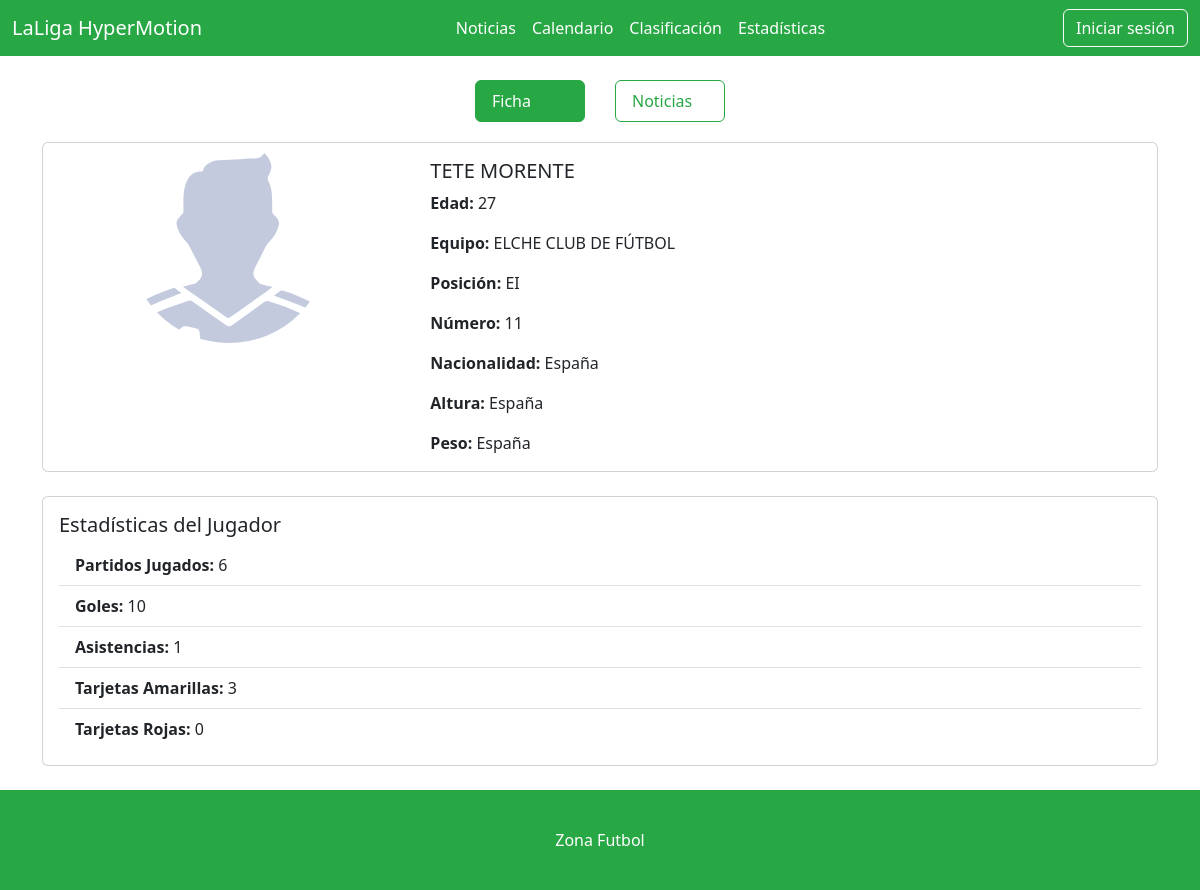
The app's page /pages/jugador.php?jugador_id=1, older data.
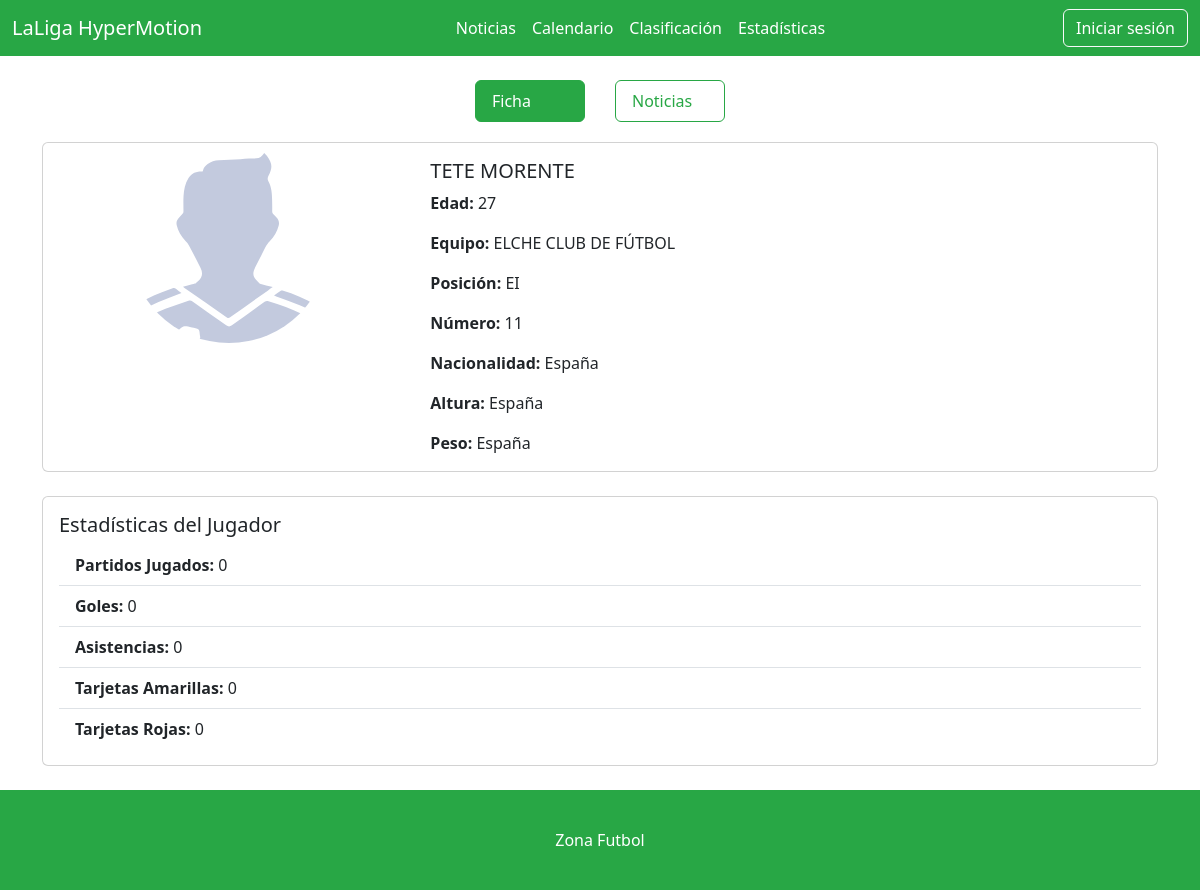
The same page, newer data.
### tables this page shows
CREATE TABLE `Jugadores` (
  `jugador_id` int(11) NOT NULL,
  `equipo_id` int(11) DEFAULT NULL,
  `nombre` varchar(100) NOT NULL,
  `posicion` varchar(50) DEFAULT NULL,
  `numero_camiseta` int(11) DEFAULT NULL,
  `fecha_nacimiento` date DEFAULT NULL,
  `nacionalidad` varchar(50) DEFAULT NULL,
  `altura` decimal(5,2) DEFAULT NULL,
  `peso` decimal(5,2) DEFAULT NULL,
  `historial` text DEFAULT NULL,
  `goles` int(11) DEFAULT NULL,
  `asistencias` int(11) DEFAULT NULL,
  `partidos_jugados` int(11) DEFAULT NULL,
  `tarjetas_amarillas` int(11) DEFAULT NULL,
  `tarjetas_rojas` int(11) DEFAULT NULL,
  `imagen_url` varchar(255) DEFAULT NULL,
  `descripcion` text DEFAULT NULL,
  `twitter_url` varchar(255) DEFAULT NULL,
  `instagram_url` varchar(255) DEFAULT NULL,
  `tiktok_url` varchar(255) DEFAULT NULL
);

### components/config/config.php (called while the page is built, shortened)
<?php
require_once (__DIR__ . "/../clases/clase_jugadores.php");
require_once (__DIR__ . "/../clases/clase_equipos.php");
try {
    $conexion = new PDO("mysql:host=localhost;dbname=zonafutbol","root","");
    $conexion->setAttribute(PDO::ATTR_ERRMODE, PDO::ERRMODE_EXCEPTION);
    $conexion->exec("SET CHARACTER SET utf8");
    $equipos = new Equipos($conexion);
    $jugadores = new Jugadores($conexion);
} catch (PDOException $e) {
    die("Error de conexión a la base de datos: " . $e->getMessage());
}
?>

### components/clases/clase_jugadores.php (called while the page is built, shortened)
<?php
class Jugadores {
    private $db;
    public function __construct($db) {
        $this->db = $db;
    }
    public function traerJugador($jugador_id){
        $query = "SELECT * FROM Jugadores WHERE jugador_id = $jugador_id";
        $stmt = $this->db->prepare($query);
        $stmt->execute();
        $result = $stmt->fetch(PDO::FETCH_OBJ);
        return $result;
    }
}
?>

### components/clases/clase_equipos.php (called while the page is built, shortened)
<?php
class Equipos {
    private $db;
    public function __construct($db) {
        $this->db = $db;
    }
    public function traerEquipo($equipo){
        try {
            $query = "SELECT * FROM Equipos WHERE equipo_id = $equipo";
            $stmt = $this->db->prepare($query);
            $stmt->execute();
            $result = $stmt->fetch();
            return $result;
        } catch (PDOException $error) {
            echo "Error al crear el equipo: " . $error->getMessage();
        }
    }
}
?>

### pages/jugador.php (the view, shortened to what this page needs)
<?php
include "../components/config/config.php";
$jugador = $jugadores->traerJugador($_GET['jugador_id']);
$fnac = new DateTime($jugador->fecha_nacimiento);
$fac = new DateTime('today');
$diferencia = $fac->diff($fnac);
$edad = $diferencia->y;
$equipo = $equipos->traerEquipo($jugador->equipo_id);
?>
<!DOCTYPE html>
<html lang="en">
<head>
    <?php include "../components/header/links_header.php" ?>
</head>
<body>
    <?php include "../components/header/navbar2_2.php" ?>
    <div class="container mt-4">
        <div class="mini-nav">
            <ul class="nav nav-pills">
                <li class="nav-item">
                    <a class="nav-link active" href="jugador.php?jugador_id=<?php echo $_GET['jugador_id'] ?>">Ficha</a>
                </li>
                <li class="nav-item">
                    <a class="nav-link" href="noticias_jugador.php?jugador_id=<?php echo $_GET['jugador_id'] ?>">Noticias</a>
                </li>
            </ul>
        </div>
        <div class="card mb-4">
            <div class="row g-0">
                <div class="col-md-4">
                    <img src="../img/default.svg" class="card-img-top" alt="Foto">
                </div>
                <div class="col-md-8">
                    <div class="card-body">
                        <h5 class="card-title"><?php echo mb_strtoupper(htmlspecialchars($jugador->nombre)); ?></h5>
                        <p class="card-text"><strong>Edad:</strong> <?php echo htmlspecialchars($edad); ?></p>
                        <p class="card-text"><strong>Equipo:</strong> <?php echo mb_strtoupper(htmlspecialchars($equipo['nombre_equipo'])); ?></p>
                        <p class="card-text"><strong>Posición:</strong> <?php echo strtoupper(htmlspecialchars($jugador->posicion)); ?></p>
                        <p class="card-text"><strong>Número:</strong> <?php echo htmlspecialchars($jugador->numero_camiseta); ?></p>
                        <p class="card-text"><strong>Nacionalidad:</strong> <?php echo htmlspecialchars($jugador->nacionalidad); ?></p>
                        <p class="card-text"><strong>Altura:</strong> <?php echo htmlspecialchars($jugador->nacionalidad); ?></p>
                        <p class="card-text"><strong>Peso:</strong> <?php echo htmlspecialchars($jugador->nacionalidad); ?></p>
                    </div>
                </div>
            </div>
        </div>
        <div class="card mt-3 mb-4">
            <div class="card-body">
                <h5 class="card-title">Estadísticas del Jugador</h5>
                <ul class="list-group list-group-flush">
                    <li class="list-group-item"><strong>Partidos Jugados:</strong> <?php echo htmlspecialchars($jugador->partidos_jugados); ?></li>
                    <li class="list-group-item"><strong>Goles:</strong> <?php echo htmlspecialchars($jugador->goles); ?></li>
                    <li class="list-group-item"><strong>Asistencias:</strong> <?php echo htmlspecialchars($jugador->asistencias); ?></li>
                    <li class="list-group-item"><strong>Tarjetas Amarillas:</strong> <?php echo htmlspecialchars($jugador->tarjetas_amarillas); ?></li>
                    <li class="list-group-item"><strong>Tarjetas Rojas:</strong> <?php echo htmlspecialchars($jugador->tarjetas_rojas); ?></li>
                </ul>
            </div>
        </div>
    </div>
    <?php include "../components/header/footer.php"; ?>
</body>
</html>

Row changes from the older to the newer data that the page shows:
changed jugadores "TETE MORENTE": partidos_jugados "6" → "0"; goles "10" → "0"; asistencias "1" → "0"; tarjetas_amarillas "3" → "0"
